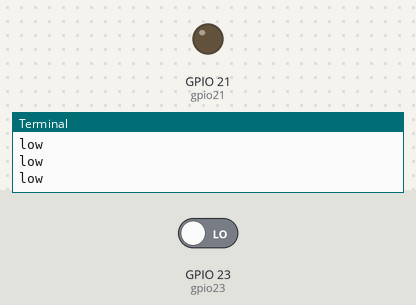
Simulated run of this program. Board: Raspberry Pi (BCM pin numbers). On the bench: output pins drawn as LEDs (lit = HIGH), the last lines printed to the terminal. Inputs (shaded band) come from the test bench; at power-on: GPIO 23 (gpio23) LOW.

Above: at 1.2 s.
1.3 s: GPIO 23 (gpio23) driven HIGH
At 2.5 s:
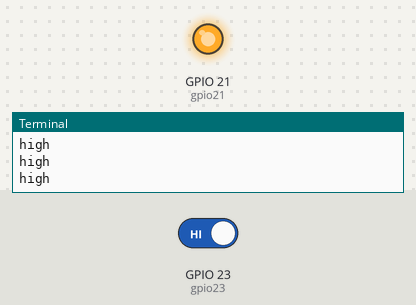
2.8 s: GPIO 23 (gpio23) driven LOW
At 3.8 s:
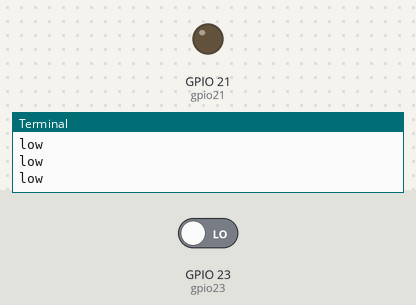
Timing chart, 0 to 5.8 s (numbered marks = the images above; inputs shaded):
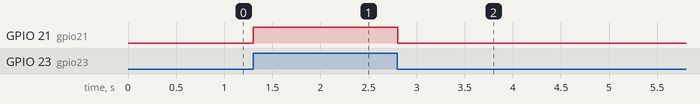

Measured:
- after the input at 1.3 s, GPIO 21 (gpio21): LOW → HIGH at once
- after the input at 2.8 s, GPIO 21 (gpio21): HIGH → LOW at once

The program:

swich_led.py
```python
import RPi.GPIO as GPIO
import time

#PORTの定義
gpio23 = 23 # swich
gpio21 = 21 # led

#GPIO
GPIO.setmode(GPIO.BCM)
GPIO.setup(gpio23, GPIO.IN)
GPIO.setup(gpio21, GPIO.OUT)
GPIO.output(gpio21, GPIO.LOW)

try:
    while True:
        if (GPIO.input(gpio23) == GPIO.HIGH):
            print("high")
            GPIO.output(gpio21, GPIO.HIGH)
        else:
            print("low")
            GPIO.output(gpio21, GPIO.LOW)
        time.sleep(0.1)

except KeyboardInterrupt:
    GPIO.cleanup()
```
